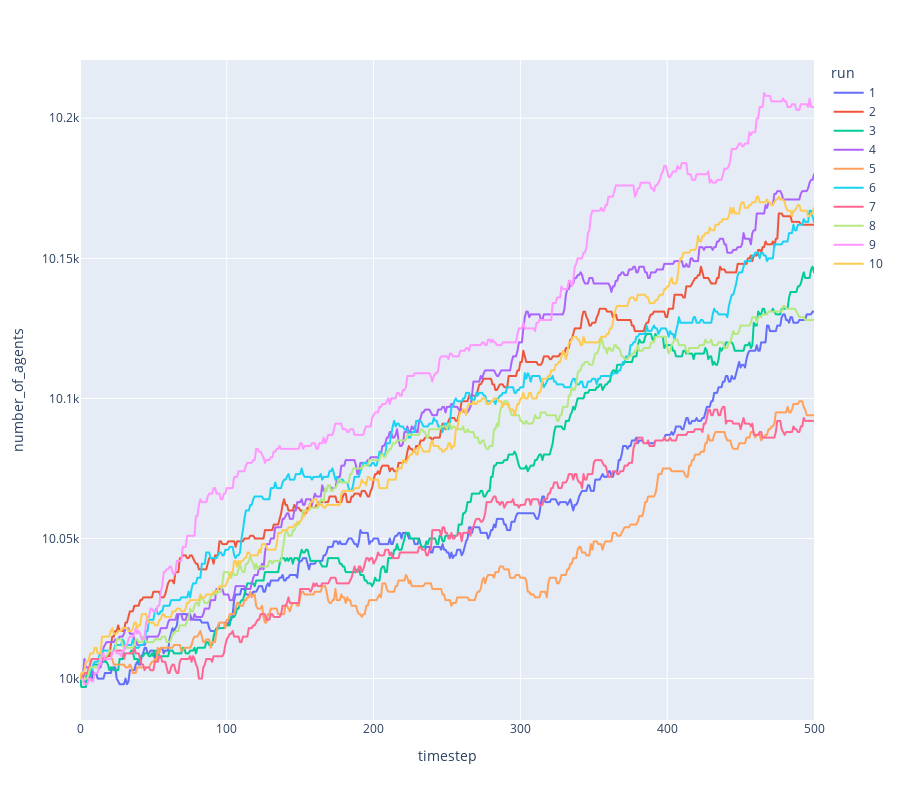

This figure's notebook cell:
### Code cell
px.line(
    df,
    x='timestep', # Variable on the horizontal axis
    y='number_of_agents', # Variable on the vertical axis
    color='run', # Color by MC run
    #facet_row='prey_birth_parameter', # Create a figure for each `prey_birth_parameter` parameter sweep
    #log_x=True, # Use log scale on the horizontal axis
    #log_y=True, # Use log scale on the vertical axis
    height=800,
)

### Figure 1 — Plotly figure (JSON) as saved in the notebook; plotly's stock layout.template omitted (floating-point values rounded to 4 significant figures; data arrays with more than 128 entries replaced by an {"elided": "..."} marker saying what was removed)
{"data": [{"hovertemplate": "run=1<br>timestep=%{x}<br>number_of_agents=%{y}<extra></extra>", "legendgroup": "1", "line": {"color": "#636efa", "dash": "solid"}, "mode": "lines", "name": "1", "showlegend": true, "type": "scattergl", "x": {"elided": "501 int values"}, "xaxis": "x", "y": {"elided": "501 int values"}, "yaxis": "y"}, {"hovertemplate": "run=2<br>timestep=%{x}<br>number_of_agents=%{y}<extra></extra>", "legendgroup": "2", "line": {"color": "#EF553B", "dash": "solid"}, "mode": "lines", "name": "2", "showlegend": true, "type": "scattergl", "x": {"elided": "501 int values"}, "xaxis": "x", "y": {"elided": "501 int values"}, "yaxis": "y"}, {"hovertemplate": "run=3<br>timestep=%{x}<br>number_of_agents=%{y}<extra></extra>", "legendgroup": "3", "line": {"color": "#00cc96", "dash": "solid"}, "mode": "lines", "name": "3", "showlegend": true, "type": "scattergl", "x": {"elided": "501 int values"}, "xaxis": "x", "y": {"elided": "501 int values"}, "yaxis": "y"}, {"hovertemplate": "run=4<br>timestep=%{x}<br>number_of_agents=%{y}<extra></extra>", "legendgroup": "4", "line": {"color": "#ab63fa", "dash": "solid"}, "mode": "lines", "name": "4", "showlegend": true, "type": "scattergl", "x": {"elided": "501 int values"}, "xaxis": "x", "y": {"elided": "501 int values"}, "yaxis": "y"}, {"hovertemplate": "run=5<br>timestep=%{x}<br>number_of_agents=%{y}<extra></extra>", "legendgroup": "5", "line": {"color": "#FFA15A", "dash": "solid"}, "mode": "lines", "name": "5", "showlegend": true, "type": "scattergl", "x": {"elided": "501 int values"}, "xaxis": "x", "y": {"elided": "501 int values"}, "yaxis": "y"}, {"hovertemplate": "run=6<br>timestep=%{x}<br>number_of_agents=%{y}<extra></extra>", "legendgroup": "6", "line": {"color": "#19d3f3", "dash": "solid"}, "mode": "lines", "name": "6", "showlegend": true, "type": "scattergl", "x": {"elided": "501 int values"}, "xaxis": "x", "y": {"elided": "501 int values"}, "yaxis": "y"}, {"hovertemplate": "run=7<br>timestep=%{x}<br>number_of_agents=%{y}<extra></extra>", "legendgroup": "7", "line": {"color": "#FF6692", "dash": "solid"}, "mode": "lines", "name": "7", "showlegend": true, "type": "scattergl", "x": {"elided": "501 int values"}, "xaxis": "x", "y": {"elided": "501 int values"}, "yaxis": "y"}, {"hovertemplate": "run=8<br>timestep=%{x}<br>number_of_agents=%{y}<extra></extra>", "legendgroup": "8", "line": {"color": "#B6E880", "dash": "solid"}, "mode": "lines", "name": "8", "showlegend": true, "type": "scattergl", "x": {"elided": "501 int values"}, "xaxis": "x", "y": {"elided": "501 int values"}, "yaxis": "y"}, {"hovertemplate": "run=9<br>timestep=%{x}<br>number_of_agents=%{y}<extra></extra>", "legendgroup": "9", "line": {"color": "#FF97FF", "dash": "solid"}, "mode": "lines", "name": "9", "showlegend": true, "type": "scattergl", "x": {"elided": "501 int values"}, "xaxis": "x", "y": {"elided": "501 int values"}, "yaxis": "y"}, {"hovertemplate": "run=10<br>timestep=%{x}<br>number_of_agents=%{y}<extra></extra>", "legendgroup": "10", "line": {"color": "#FECB52", "dash": "solid"}, "mode": "lines", "name": "10", "showlegend": true, "type": "scattergl", "x": {"elided": "501 int values"}, "xaxis": "x", "y": {"elided": "501 int values"}, "yaxis": "y"}], "layout": {"height": 800, "legend": {"title": {"text": "run"}, "tracegroupgap": 0}, "margin": {"t": 60}, "xaxis": {"anchor": "y", "domain": [0, 1], "title": {"text": "timestep"}}, "yaxis": {"anchor": "x", "domain": [0, 1], "title": {"text": "number_of_agents"}}}}
